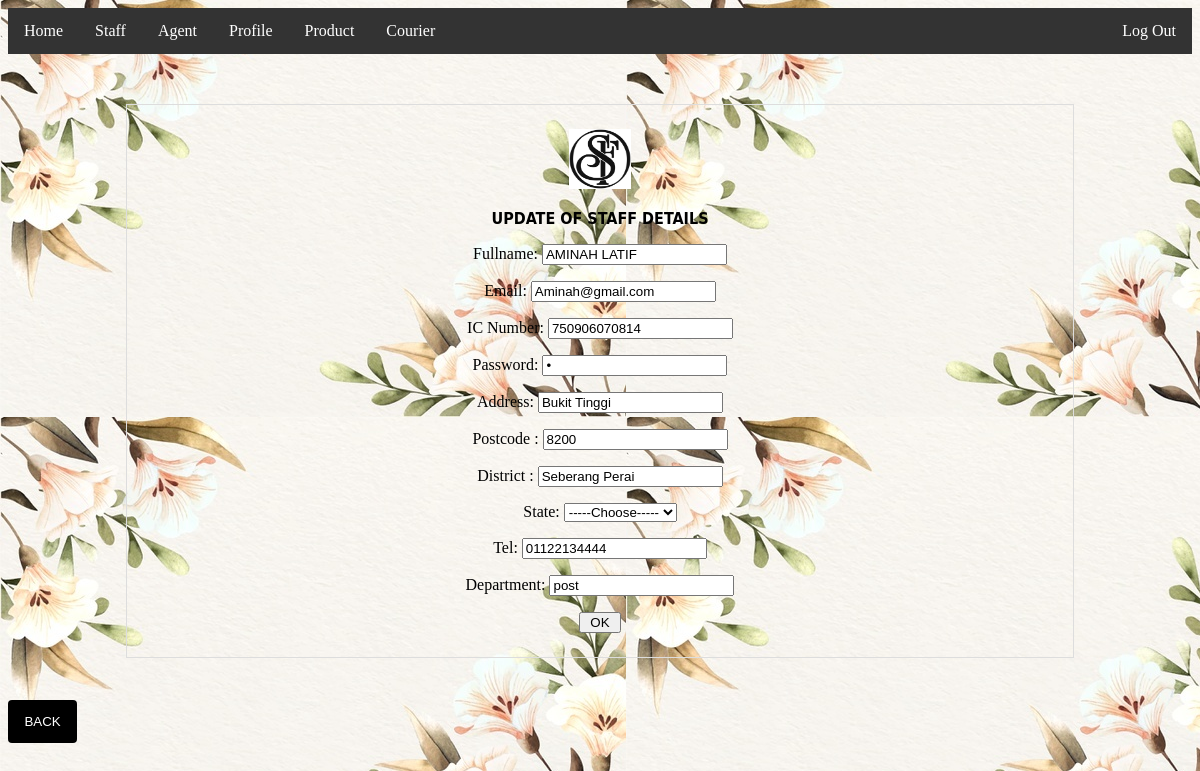
The page /staff/edit.php?staff_ic=750906070814 on the database its author committed.
### tables this page shows
CREATE TABLE IF NOT EXISTS `staff_` (
  `staff_fullname` varchar(50) NOT NULL,
  `staff_tel` varchar(12) NOT NULL,
  `staff_ic` varchar(20) NOT NULL,
  `staff_department` varchar(30) NOT NULL,
  `staff_email` varchar(50) NOT NULL,
  `staff_password` int(100) NOT NULL,
  `staff_address` varchar(100) NOT NULL,
  `staff_postcode` int(10) NOT NULL,
  `staff_district` varchar(50) NOT NULL,
  `staff_state` varchar(50) NOT NULL,
  `staff_username` varchar(50) NOT NULL,
  PRIMARY KEY (`staff_ic`)
);

### staff/edit.php (the view, shortened to what this page needs)
<!doctype html>
<html>
<head>
</head>
<body style="text-align: center" background="image/pic.jpg">
<ul>
  <li><a href="home.php">Home</a></li>
  <li class="dropdown">
    <a href="javascript:void(0)" class="dropbtn">Staff</a>
  <li class="dropdown">
    <a href="javascript:void(0)" class="dropbtn">Agent</a>
	  <li class="dropdown">
    <a href="javascript:void(0)" class="dropbtn">Profile</a>
	<li class="dropdown">
    <a href="javascript:void(0)" class="dropbtn">Product</a>
	<li class="dropdown">
    <a href="javascript:void(0)" class="dropbtn">Courier</a>
  <li style="float:right"><a href="choose.php">Log Out</a></li>
  </li>
</ul>
  <?php
$servername = "localhost";
$dbusername = "root";
$dbpassword = "";
$dbname = "Employee";
$staff_fullname = '';
$staff_email = '';
$staff_ic = '';
$staff_password = '';
$staff_address = '';
$staff_postcode = '';
$staff_district = '';
$staff_tel = '';
$staff_department = '';
if (isset($_GET['staff_ic'])) {
$user = $_GET['staff_ic'];
$conn = mysqli_connect($servername, $dbusername, $dbpassword, $dbname);
$sql = "SELECT staff_fullname,  staff_email, staff_ic, staff_password, staff_address, staff_postcode, staff_district, staff_state, staff_tel, staff_department
FROM staff_
WHERE staff_ic='$user'";
$result = mysqli_query($conn, $sql);
if (mysqli_num_rows($result) > 0) {
$row = mysqli_fetch_assoc($result);
$staff_fullname = $row['staff_fullname'];
$staff_email = $row['staff_email'];
$staff_ic = $row['staff_ic'];
$staff_password = $row['staff_password'];
$staff_address = $row['staff_address'];
$staff_postcode = $row['staff_postcode'];
$staff_district = $row['staff_district'];
$staff_tel = $row['staff_tel'];
$staff_department = $row['staff_department'];
} else {
echo "0 results";
}
}
?>
<p>&nbsp; </p>
<table width="200" border="1" align="center">
  <tbody>
    <tr>
      <td height="162">
<form method="post" action="<?php echo $_SERVER['PHP_SELF']?>?staff_username=<?php echo $staff_username?>">
  <p><img src="image/logo.jpeg" width="62" height="60" alt=""/>
	  <p style="font-family: 'Gill Sans', 'Gill Sans MT', 'Myriad Pro', 'DejaVu Sans Condensed', Helvetica, Arial, sans-serif; text-align: center;"><strong>UPDATE OF STAFF DETAILS</strong></p>
    <label for="textfield2"><span style="text-align: center">Fullname:</span></label>
    <span style="text-align: center">
    <input type="text" name="staff_fullname" value="<?php echo $staff_fullname?>" >
  </span></p>
  <p style="text-align: center">
<label for="email">Email:</label>
    <input type="email" name="staff_email" value="<?php echo $staff_email?>">
  </p>
		  <p style="text-align: center">
<label for="textfield3">IC Number:</label>
    <input type="text" name="staff_ic" value="<?php echo $staff_ic?>">
  </p>
  <p style="text-align: center">
<label for="password"><span style="text-align: center">Password:</span></label>
    <span style="text-align: center">
    <input name="staff_password" type="password" value="<?php echo $staff_password?>">
  </span></p>
  <p style="text-align: center">
<label for="textarea">Address:</label>
    <input type=textarea name="staff_address" value="<?php echo $staff_address?>"></input>
  </p>
  <p style="text-align: center">
<label for="textfield4">Postcode :</label>
    <input name="staff_postcode" type="text" value="<?php echo $staff_postcode?>">
  </p>
  <p style="text-align: center">
<label for="textfield5">District :</label>
    <input name="staff_district" type="text" value="<?php echo $staff_district?>">
  </p>
  <p>
          <label for="select">State:</label>
          <select name="staff_state" required="required" id="select">
            <option>-----Choose-----</option>
          </select>
        </p>
  <p style="text-align: center">
<label for="tel">Tel:</label>
    <input name="staff_tel" type="tel" value="<?php echo $staff_tel?>">
  </p>
	<p style="text-align: center">
<label for="textfield3">Department:</label>
    <input type="text" name="staff_department" value="<?php echo $staff_department?>">
  </p>
  <p style="text-align: center">
<input type="submit" name="AddUser" value=" OK ">
  </p>
</form>
</td>
</tr>
  </tbody>
</table>
<p style="text-align: left"></br>
  <input type="button1" value="BACK" onclick="window.location.href='staff_detail.php?staff_ic=<?php echo $row["staff_ic"] ?>'">
</p>
</body>
</html>

### staff/edit.php (style rules this page uses)
ul { list-style-type: none; margin: 0; padding: 0; overflow: hidden; background-color: #333; }
li { float: left; }
li a, .dropbtn { display: inline-block; color: white; text-align: center; padding: 14px 16px; text-decoration: none; }
li.dropdown { display: inline-block; }
table { font-family: arial, sans-serif; border-collapse: collapse; width: 80%; }
td, th { border: 1px solid #dddddd; text-align: center; padding: 8px; font-family: "Cambria", "Hoefler Text", "Liberation Serif", "Times", "Times New Roman", serif; }
input[type=button1] { width: 5%; background-color: #000000; color: white; padding: 14px 5px; margin: 8px 0; border: none; border-radius: 4px; cursor: pointer; text-align:center; }

### rows shown on the page
staff_: staff_fullname "AMINAH LATIF", staff_email "Aminah@gmail.com", staff_ic "750906070814", staff_address "Bukit Tinggi", staff_postcode "8200", staff_district "Seberang Perai", staff_tel "01122134444", staff_department "post"
